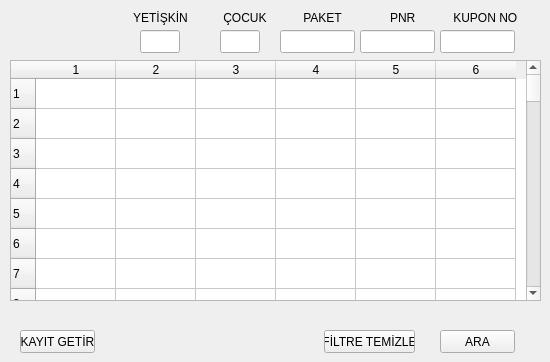
     <widget class="QWidget" name="tab_4">
      <attribute name="title">
       <string>Ödenenler</string>
      </attribute>
      <widget class="QLineEdit" name="lneCocukPortal_2">
       <property name="geometry">
        <rect>
         <x>220</x>
         <y>30</y>
         <width>40</width>
         <height>23</height>
        </rect>
       </property>
      </widget>
      <widget class="QPushButton" name="btn_PortalFiltreTemizle_2">
       <property name="geometry">
        <rect>
         <x>324</x>
         <y>330</y>
         <width>91</width>
         <height>23</height>
        </rect>
       </property>
       <property name="text">
        <string>FİLTRE TEMİZLE</string>
       </property>
      </widget>
      <widget class="QLabel" name="label_31">
       <property name="geometry">
        <rect>
         <x>220</x>
         <y>10</y>
         <width>71</width>
         <height>16</height>
        </rect>
       </property>
       <property name="text">
        <string> ÇOCUK</string>
       </property>
      </widget>
      <widget class="QLineEdit" name="lnePaketPortal_2">
       <property name="geometry">
        <rect>
         <x>280</x>
         <y>30</y>
         <width>75</width>
         <height>23</height>
        </rect>
       </property>
      </widget>
      <widget class="QLineEdit" name="lneKuponPortal_2">
       <property name="geometry">
        <rect>
         <x>440</x>
         <y>30</y>
         <width>75</width>
         <height>23</height>
        </rect>
       </property>
       <property name="text">
        <string/>
       </property>
      </widget>
      <widget class="QPushButton" name="btn_PortalKayitGetir_2">
       <property name="geometry">
        <rect>
         <x>20</x>
         <y>330</y>
         <width>75</width>
         <height>23</height>
        </rect>
       </property>
       <property name="text">
        <string>KAYIT GETİR</string>
       </property>
      </widget>
      <widget class="QLineEdit" name="lneYetiskinPortal_2">
       <property name="geometry">
        <rect>
         <x>140</x>
         <y>30</y>
         <width>40</width>
         <height>23</height>
        </rect>
       </property>
      </widget>
      <widget class="QTableWidget" name="tblwPortal_2">
       <property name="geometry">
        <rect>
         <x>10</x>
         <y>60</y>
         <width>531</width>
         <height>241</height>
        </rect>
       </property>
       <property name="rowCount">
        <number>100</number>
       </property>
       <property name="columnCount">
        <number>6</number>
       </property>
       <attribute name="horizontalHeaderDefaultSectionSize">
        <number>80</number>
       </attribute>
       <row/>
       <row/>
       <row/>
       <row/>
       <row/>
       <row/>
       <row/>
       <row/>
       <row/>
       <row/>
       <row/>
       <row/>
       <row/>
       <row/>
       <row/>
       <row/>
       <row/>
       <row/>
       <row/>
       <row/>
       <row/>
       <row/>
       <row/>
       <row/>
       <row/>
       <row/>
       <row/>
       <row/>
       <row/>
       <row/>
       <row/>
       <row/>
       <row/>
       <row/>
       <row/>
       <row/>
       <row/>
       <row/>
       <row/>
       <row/>
       <row/>
       <row/>
       <row/>
       <row/>
       <row/>
       <row/>
       <row/>
       <row/>
       <row/>
       <row/>
       <row/>
       <row/>
       <row/>
       <row/>
       <row/>
       <row/>
       <row/>
       <row/>
       <row/>
       <row/>
       <row/>
       <row/>
       <row/>
       <row/>
       <row/>
       <row/>
       <row/>
       <row/>
       <row/>
       <row/>
       <row/>
       <row/>
       <row/>
       <row/>
       <row/>
       <row/>
       <row/>
       <row/>
       <row/>
       <row/>
       <row/>
       <row/>
       <row/>
       <row/>
       <row/>
       <row/>
       <row/>
       <row/>
       <row/>
       <row/>
       <row/>
       <row/>
       <row/>
       <row/>
       <row/>
       <row/>
       <row/>
       <row/>
       <row/>
       <row/>
       <column/>
       <column/>
       <column/>
       <column/>
       <column/>
       <column/>
      </widget>
      <widget class="QPushButton" name="btn_PortalAraa_2">
       <property name="geometry">
        <rect>
         <x>440</x>
         <y>330</y>
         <width>75</width>
         <height>23</height>
        </rect>
       </property>
       <property name="text">
        <string>ARA</string>
       </property>
      </widget>
      <widget class="QLabel" name="label_32">
       <property name="geometry">
        <rect>
         <x>130</x>
         <y>10</y>
         <width>71</width>
         <height>16</height>
        </rect>
       </property>
       <property name="text">
        <string> YETİŞKİN</string>
       </property>
      </widget>
      <widget class="QLabel" name="label_33">
       <property name="geometry">
        <rect>
         <x>450</x>
         <y>10</y>
         <width>71</width>
         <height>16</height>
        </rect>
       </property>
       <property name="text">
        <string> KUPON NO</string>
       </property>
      </widget>
      <widget class="QLabel" name="label_34">
       <property name="geometry">
        <rect>
         <x>300</x>
         <y>10</y>
         <width>71</width>
         <height>16</height>
        </rect>
       </property>
       <property name="text">
        <string> PAKET</string>
       </property>
      </widget>
      <widget class="QLineEdit" name="lnePnrPortal_2">
       <property name="geometry">
        <rect>
         <x>360</x>
         <y>30</y>
         <width>75</width>
         <height>23</height>
        </rect>
       </property>
       <property name="text">
        <string/>
       </property>
      </widget>
      <widget class="QLabel" name="label_36">
       <property name="geometry">
        <rect>
         <x>390</x>
         <y>10</y>
         <width>71</width>
         <height>16</height>
        </rect>
       </property>
       <property name="text">
        <string>PNR</string>
       </property>
      </widget>
     </widget>
